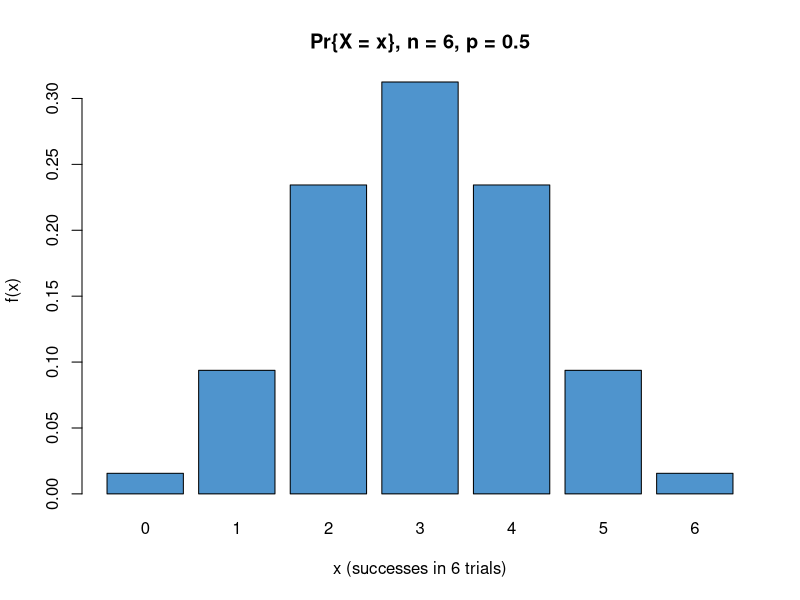
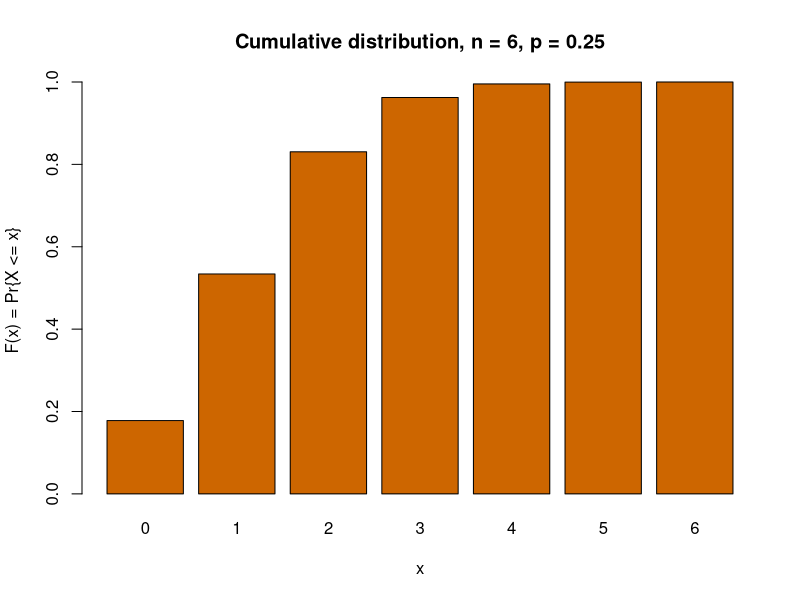
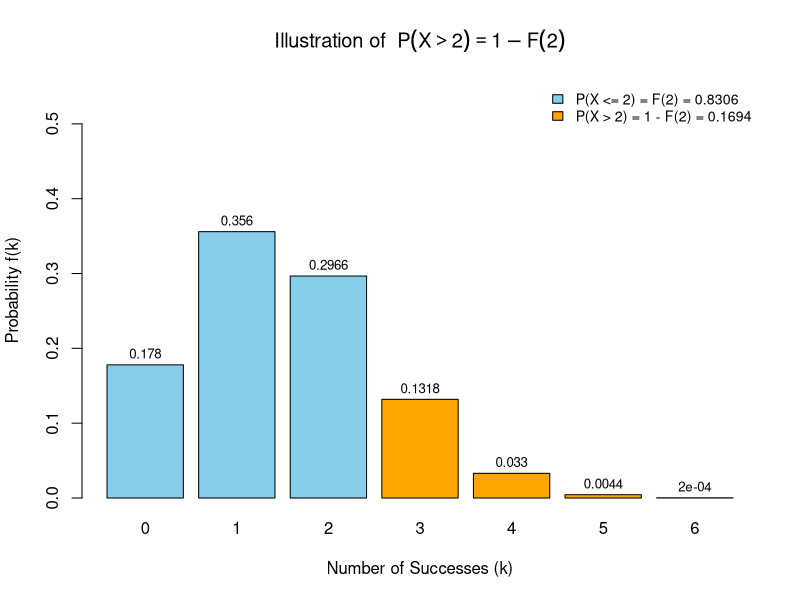
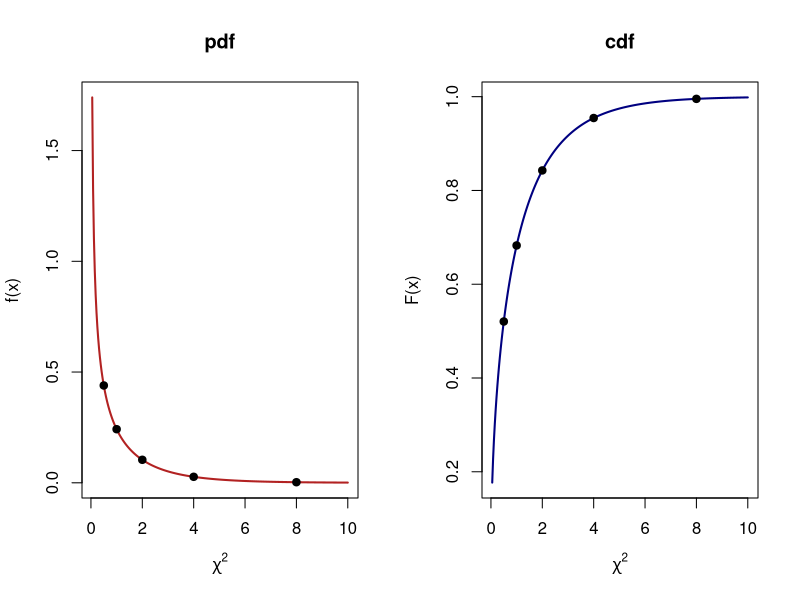

Write R code to recreate these figures, in order.
## ---- chunk 1
knitr::opts_chunk$set(echo = TRUE, message = FALSE, warning = FALSE,
                       fig.width = 5, fig.height = 4, fig.align = "center")
## ---- chunk 2
p <- 0.5
p          # probability of Heads on one toss
p^2        # probability of Heads on 2 successive (independent) tosses
## ---- chunk 3
# write the code to answer the question

## ---- chunk 4
# P(diamond on the first draw)
# How many diamonds in total in a card deck?
# Ace, 2 through 10, Jack, Queen, and King (n/total cards)
p_diamond_1 <- 1/2

# How many diamonds remain after removing one?
diamonds_remaining <- NA

# How many cards remain after removing one?
cards_remaining <- NA

# What is the probability of another diamond?
# This is called a conditional probability
p_diamond_2_given_1 <- diamonds_remaining / cards_remaining  

p_diamond_1
p_diamond_2_given_1

# Probability of 2 successive diamonds = product of the two (dependent) events
p_two_diamonds <- p_diamond_1 * p_diamond_2_given_1
p_two_diamonds
## ---- chunk 5
# By hand, for a run of all successes: f(x) = p^n when x = n
# find p, which is 1 correct guess then p^n
# write your math

0.3^10

# The general binomial pdf, via R's built-in function:
# Find what the function does by running ?dbinom in the console
# x is the number of successes
# size = the number of trials
# prob = probability of success on each trial.
dbinom(x = 6, size = 6, prob = 0.5)
## ---- chunk 6
# 5 correct choices in 6 trials
dbinom(x = NA, size = NA, prob = NA)
# 7 correct choices in 7 trials
dbinom(x = NA, size = NA, prob = NA)
## ---- chunk 7
# Create a vector of possible outcomes (0 to 6 successes)
x <- 0:6
x
# Calculate the binomial probability for each outcome in x
# for n = 6 trials (size) and probability of success p = 0.5 (prob)
f.x <- dbinom(x, size = 6, prob = 0.5)
f.x
# Combine x and f.x column-wise into a matrix to view outcomes alongside their probabilities
cbind(x, f.x)

# Check: the pdf must sum to 1 over all possible outcomes
# Sum all calculated probabilities in f.x to verify they sum to 1.0
sum(f.x)
## ---- chunk 8
barplot(f.x, names.arg = x, xlab = "x (successes in 6 trials)",
        ylab = "f(x)", col = "steelblue3",
        main = "Pr{X = x}, n = 6, p = 0.5")
## ---- chunk 9
# candidate likelihood with pi = 0.5 (no learning) and pi = 0.999 (highly trained) 
pi_candidates <- c(0.999, 0.95, 0.90, 0.85, 0.80, 0.75, 0.70, 0.65, 0.60, 0.55, 0.50)
# Experiment 1: 9 success over 10 trials
L.exp1 <- dbinom(x = 9, size = 10, prob = pi_candidates)
# Experiment 2: 7 success over 10 trials
L.exp2 <- dbinom(x = 7, size = 10, prob = pi_candidates)

likelihood_table <- data.frame(
  pi = pi_candidates,
  L_Experiment1 = round(L.exp1, 5),
  L_Experiment2 = round(L.exp2, 5)
)
likelihood_table
## ---- chunk 10
# For the first experiment, what is the maximum likelihood?
# Experiment 1 (9 successes in 10 trials)
max_L1 <- max(L.exp1)
# Find the \hat_pi => the max likelihood
pi_hat_1 <- pi_candidates[which.max(L.exp1)]

L1_at_no_learning <- dbinom(9, 10, 0.5)

# Calculate the likelihood ratio LR = Max($\hat \pi$|data) / L($\pi=0.5$|data)
LR1 <- max_L1 / L1_at_no_learning

max_L1        # maximum likelihood
pi_hat_1      # pi-hat: the parameter value where likelihood is maximized
LR1           # likelihood ratio vs. pi = 0.5 (no learning)

# Experiment 2 (7 successes in 10 trials)
max_L2 <- max(L.exp2)
# Find the \hat_pi => the max likelihood
pi_hat_2 <- pi_candidates[which.max(L.exp2)]
L2_at_no_learning <- dbinom(7, 10, 0.5)
LR2 <- max_L2 / L2_at_no_learning

max_L2
pi_hat_2
LR2
## ---- chunk 11
# TAKE-HOME MESSAGE: for ANY binomial count (x successes in n trials)
# the maximum likelihood estimate of the success probability is always
# pi.hat = x / n, EXACTLY. This is a general mathematical fact about the
# binomial distribution. Whenever you have simple binomial count data,
# you never need a grid search or a calculator to find pi.hat: just divide
# successes by trials.

mle_check <- function(x, n) {
  # optimize() searches continuously over pi in (0,1) for the value that
  # maximizes the binomial likelihood -- no candidate list required.
  fit <- optimize(function(pi) dbinom(x, n, pi), interval = c(0, 1), maximum = TRUE)
  data.frame(x = x, n = n,
             x_over_n       = round(x / n, 4),
             pi_hat_by_search = round(fit$maximum, 4))
}

# Four (x, n) pairs that have nothing to do with Experiment 1 or 2:
results <- rbind(
  mle_check(x = 3,  n = 8),
  mle_check(x = 15, n = 40),
  mle_check(x = 1,  n = 3),
  mle_check(x = 50, n = 200)
)
results
## ---- chunk 12
# write the code to compute f0

# write the code to compute f1 

# write the code to compute $Pr{x <= 1}$
## ---- chunk 13
# The cumulative distribution function does the summing for us:
# Find the function and the code for doing it

## ---- chunk 14
x <- 0:6
f.x <- dbinom(x, size = 6, prob = 0.25)   # pdf
F.x <- pbinom(x, size = 6, prob = 0.25)   # cdf

pdf_cdf_table <- data.frame(x = x, `f(x)` = round(f.x, 4), `F(x)` = round(F.x, 4),
                             check.names = FALSE)
pdf_cdf_table
## ---- chunk 15
barplot(F.x, names.arg = x, xlab = "x", ylab = "F(x) = Pr{X <= x}",
        col = "darkorange3", main = "Cumulative distribution, n = 6, p = 0.25")
## ---- chunk 16
################## COPY AND RUN THE WHOLE CHUNK #################
# Parameters for the Binomial distribution
n <- 6           # Number of trials
p <- 0.25        # Probability of success
x_cutoff <- 2    # Threshold x (e.g., calculating P(X > 2))

# 1. Outcomes and Probability Mass Function (PMF)
x <- 0:n
f_x <- dbinom(x, size = n, prob = p)

# 2. Cumulative Probability F(x) and Upper Tail Probability 1 - F(x)
cdf_x <- pbinom(x_cutoff, size = n, prob = p)       # P(X <= x_cutoff)
upper_tail <- 1 - cdf_x                             # P(X > x_cutoff)

# 3. Assign colors: Blue for X <= x_cutoff, Orange for X > x_cutoff
bar_colors <- ifelse(x <= x_cutoff, "skyblue", "orange")

# 4. Generate the plot with expanded y-limits (+ 0.20 headroom)
bp <- barplot(
  f_x,
  names.arg = x,
  col = bar_colors,
  border = "black",
  xlab = "Number of Successes (k)",
  ylab = "Probability f(k)",
  main = bquote("Illustration of " ~ P(X > .(x_cutoff)) == 1 - F(.(x_cutoff))),
  ylim = c(0, max(f_x) + 0.20)  # Increased height to prevent legend overlap
)

# 5. Add exact probability labels on top of each bar
text(
  x = bp,
  y = f_x + 0.015,
  labels = round(f_x, 4),
  cex = 0.8
)

# 6. Add legend at topright (where right-tail bars are small) without border box
legend(
  "topright",
  legend = c(
    paste0("P(X <= ", x_cutoff, ") = F(", x_cutoff, ") = ", round(cdf_x, 4)),
    paste0("P(X > ", x_cutoff, ") = 1 - F(", x_cutoff, ") = ", round(upper_tail, 4))
  ),
  fill = c("skyblue", "orange"),
  bty = "n",  # Removes the solid box around legend
  cex = 0.85
)
# Print values to console
cat(sprintf("F(%d) = P(X <= %d) = %.5f\n", x_cutoff, x_cutoff, cdf_x))
cat(sprintf("1 - F(%d) = P(X > %d) = %.5f\n", x_cutoff, x_cutoff, upper_tail))
## ---- chunk 17
# Write the code for probability of 5 success in 6 trials with probability by trial being prob = 0.25 (f5)
f5 <- dbinom(NA, size = NA, prob = NA)
# Write the code for probability of 6 success in 6 trials with probability by trial being prob = 0.25 (f6)

f6 <- dbinom(NA, size = NA, prob = NA)

f5
f6

# Method 1: sum the tail of the pdf directly
Pr_X_gt_4_pdf <- f5 + f6
Pr_X_gt_4_pdf

# Method 2: use the cdf, which is faster once n gets large
Pr_X_gt_4_cdf <- 1 - pbinom(NA, size = NA, prob = NA)
Pr_X_gt_4_cdf

# Confirm the two methods agree
all.equal(Pr_X_gt_4_pdf, Pr_X_gt_4_cdf)
## ---- chunk 18
p_H <- NA          
# expected arrival rate at H by chance, one of 8 endpoints
p_H

# write the code for the chance of 4 correct arrivals at H in 4 trials? ($Pr\{X=4\}$)
Pr_X_eq_4 <- dbinom(NA, size = NA, prob = p_H)
Pr_X_eq_4

# write the code for the chance of 3 or more correct in 4 trials ($Pr\{X>2\}$)
Pr_X_gt_2 <- 1 - pbinom(NA, size = 4, prob = p_H)
Pr_X_gt_2
## ---- chunk 19
# 2-tier maze: n = 6 trials, p = 0.25 (Exercises 5-6)
x2 <- 0:6

# Calculate the probability of getting strictly more than $x_2$ successes out of 6 trials 
upper_tail_2tier <- 1 - pbinom(x2, size = 6, prob = 0.25)

# Put the successes and the probabilities together in a dataframe
data.frame(x = x2, `Pr{X>x}` = round(upper_tail_2tier, 4), check.names = FALSE)

# Find the x success where the probability is below 5% (0.05)
x2[upper_tail_2tier < 0.05]
x2_crit <- min(x2[upper_tail_2tier < 0.05])
x2_crit

# 3-tier maze: n = 4 trials, p = 1/8
x3 <- 0:4
# Calculate the probability of getting strictly more than $x_3$ successes out of 4 trials
upper_tail_3tier <- 1 - pbinom(x3, size = 4, prob = p_H)

# Put the successes and the probabilities together in a dataframe
data.frame(x = x3, `Pr{X>x}` = round(upper_tail_3tier, 4), check.names = FALSE)

# Find the x success where the probability is below 5% (0.05)
x3[upper_tail_3tier < 0.05]
x3_crit <- min(x3[upper_tail_3tier < 0.05])
x3_crit   
# smallest x where the 3-tier maze crosses below 5%
## ---- chunk 20
# We are getting variables from Exercise 4 (exact, unrounded)
# Experiment 2 (7 successes in 10 trials)
# max_L2 is max(L.exp2)
# L2_at_no_learning <- dbinom(7, 10, 0.5)
LR_exp2 <- max_L2 / L2_at_no_learning
LR_exp2

G_exp2 <- 2 * log(LR_exp2)
G_exp2

# Upper-tail p-value from the chi-squared distribution, df = 1
p_exp2 <- 1 - pchisq(G_exp2, df = 1)
p_exp2
## ---- chunk 21
# We want the probability in the upper tail Pr{ \chi^2 (df) > G}.
# We want the probability in the upper tail Pr{ \chi^2 (1) > G}.
# we define G_trial
G_trial <- 3.84

# This is the LOWER tail, Pr{chisq(1) <= G} =~ 0.95
pchisq(G_trial, df = 1)         
# this is the LOWER tail, Pr{chisq(1) <= G} =~ 0.95

1 - pchisq(G_trial, df = 1)     
# this is the UPPER tail we actually want, ~0.05
## ---- chunk 22
G_values <- c(5.67, 10.23)
df_values <- c(3, 5)
p_values <- 1 - pchisq(G_values, df_values)

data.frame(G = G_values, df = df_values, p = round(p_values, 4))
## ---- chunk 23
# Using the handout's own rounded LR = 2.3, for comparison with the exact value above
G_rounded <- 2 * log(2.3)
p_rounded <- 1 - pchisq(G_rounded, df = 1)

G_rounded
p_rounded
## ---- chunk 24
chisq_x <- c(0.5, 1, 2, 4, 8)

pdf_vals <- dchisq(chisq_x, df = 1)
cdf_vals <- pchisq(chisq_x, df = 1)
upper_vals <- 1 - cdf_vals

data.frame(x = chisq_x,
           `pdf = f(x)` = round(pdf_vals, 4),
           `cdf = F(x)` = round(cdf_vals, 4),
           `1 - cdf` = round(upper_vals, 4),
           check.names = FALSE)
## ---- chunk 25
xx <- seq(0.05, 10, length.out = 300)   
# A smooth curve for comparison with a hand sketch

par(mfrow = c(1, 2))
plot(xx, dchisq(xx, df = 1), type = "l", lwd = 2, col = "firebrick",
     xlab = expression(chi^2), ylab = "f(x)", main = "pdf")
points(chisq_x, pdf_vals, pch = 19)

plot(xx, pchisq(xx, df = 1), type = "l", lwd = 2, col = "navy",
     xlab = expression(chi^2), ylab = "F(x)", main = "cdf")
points(chisq_x, cdf_vals, pch = 19)
par(mfrow = c(1, 1))
## ---- chunk 26
lefttail <- pt(-2.179, df = 12)
righttail <- 1 - pt(2.179, df = 12)
twotail <- lefttail + righttail
twotail # two-tailed p-value, t = -2.179, df = 12

onetail <- 1 - pt(1.96, df = 300)
onetail    # one-tailed p-value, t = 1.96, df = 300

# Two small groups of seedling heights (cm), grown under two light conditions
low_light  <- c(15.2, 16.1, 14.8, 15.9, 16.4)
high_light <- c(17.3, 18.0, 16.9, 17.6, 18.2)

t.test(low_light, high_light)
# `t.test()` just computes $t_{obs}$ and looks up its p-value in one step.
## ---- chunk 27
F_obs <- c(4.56, 2.28, 1.23)
p_F <- 1 - pf(F_obs, df1 = 8, df2 = 23)

data.frame(F_obs = F_obs, p = round(p_F, 4))
## ---- chunk 28
Z <- 1.96
p_Z_twotailed <- 2 * (1 - pnorm(Z, mean = 0, sd = 1))
p_Z_twotailed
## ---- chunk 29
qchisq(0.95, df = 1)   # should return ~3.84, matching Exercise 8's trial run
## ---- chunk 30
qchisq(1 - 0.0001, df = 1)
## ---- chunk 31
df_vals <- c(1, 5, 10)
alpha_vals <- c(0.002, 0.0002)

# One-tailed critical values, matching the convention used for qchisq above
# (an upper-tail area equal to alpha, not alpha/2 -- this is what reproduces
# the handout's own df=1 check values of 159.156 and 1590)
t_table <- outer(df_vals, alpha_vals, function(d, a) qt(1 - a, df = d))
dimnames(t_table) <- list(paste0("df=", df_vals), paste0("alpha=", alpha_vals))
round(t_table, 3)
## ---- chunk 32
sessionInfo()
